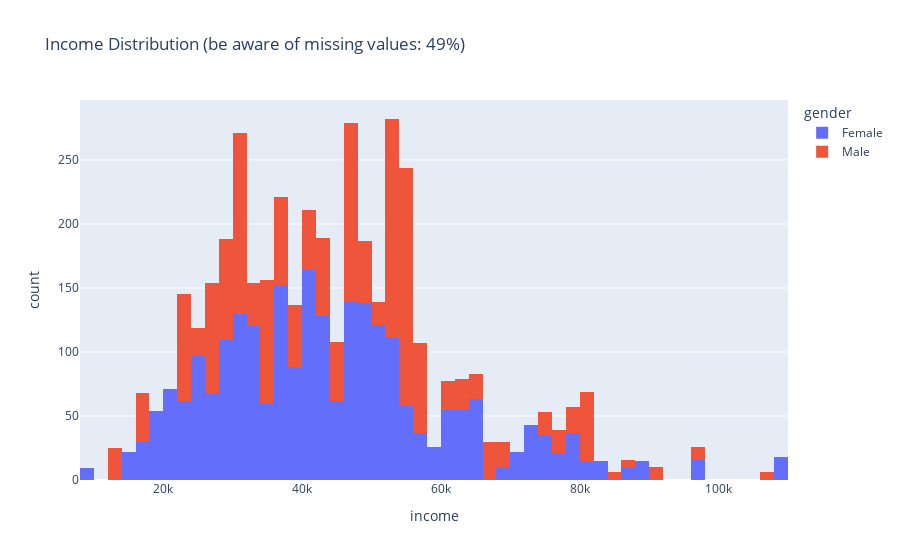

Notebook cell for this chart:
### Markdown cell above
In average, people give an importance of 3 (out of 10) to religion, but answers are quite spread (from 1 to 6 mostly).

### Code cell
missing_values_income = 100 * tinder_non_numeric.income.isnull().sum() / tinder_non_numeric.income.shape[0]
fig = px.histogram(tinder_non_numeric, x='income', color='gender', title=f'Income Distribution (be aware of missing values: {missing_values_income:.0f}%)', nbins=60)
fig.show()

### Figure 1 — Plotly figure (JSON) as saved in the notebook; plotly's stock layout.template omitted (floating-point values rounded to 4 significant figures; data arrays with more than 128 entries replaced by an {"elided": "..."} marker saying what was removed)
{"data": [{"alignmentgroup": "True", "bingroup": "x", "hovertemplate": "gender=Female<br>income=%{x}<br>count=%{y}<extra></extra>", "legendgroup": "Female", "marker": {"color": "#636efa", "pattern": {"shape": ""}}, "name": "Female", "nbinsx": 60, "offsetgroup": "Female", "orientation": "v", "showlegend": true, "type": "histogram", "x": {"elided": "4141 int values"}, "xaxis": "x", "yaxis": "y"}, {"alignmentgroup": "True", "bingroup": "x", "hovertemplate": "gender=Male<br>income=%{x}<br>count=%{y}<extra></extra>", "legendgroup": "Male", "marker": {"color": "#EF553B", "pattern": {"shape": ""}}, "name": "Male", "nbinsx": 60, "offsetgroup": "Male", "orientation": "v", "showlegend": true, "type": "histogram", "x": {"elided": "4155 int values"}, "xaxis": "x", "yaxis": "y"}], "layout": {"barmode": "relative", "legend": {"title": {"text": "gender"}, "tracegroupgap": 0}, "title": {"text": "Income Distribution (be aware of missing values: 49%)"}, "xaxis": {"anchor": "y", "domain": [0, 1], "title": {"text": "income"}}, "yaxis": {"anchor": "x", "domain": [0, 1], "title": {"text": "count"}}}}
